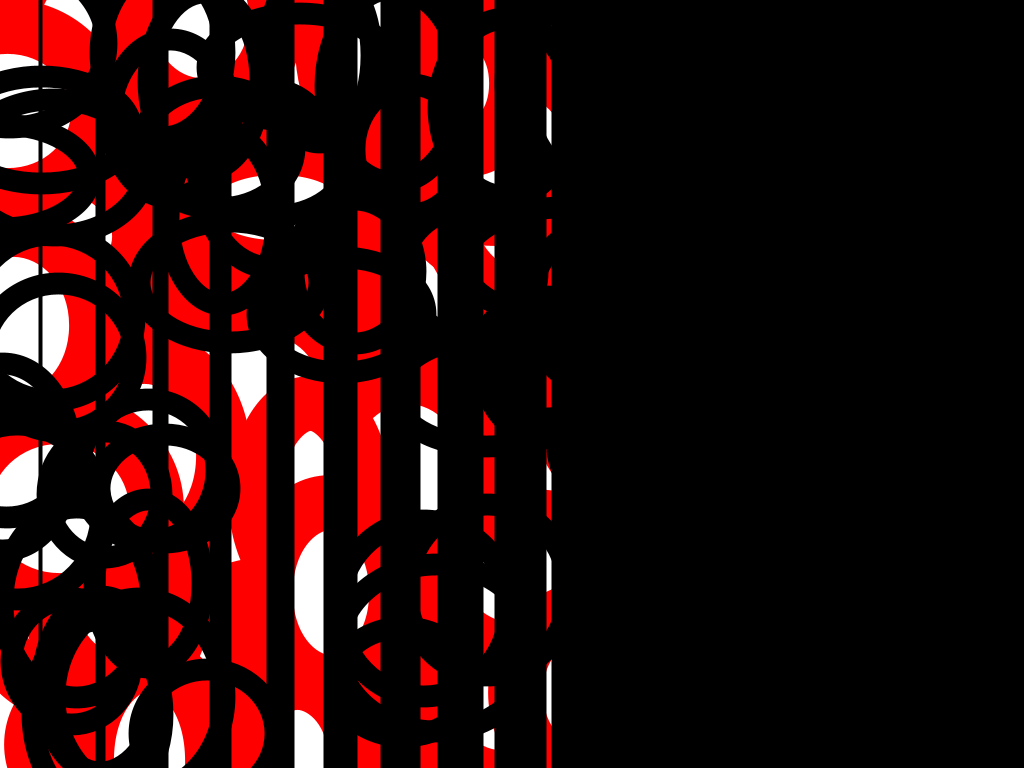
Frame 1 (no input)
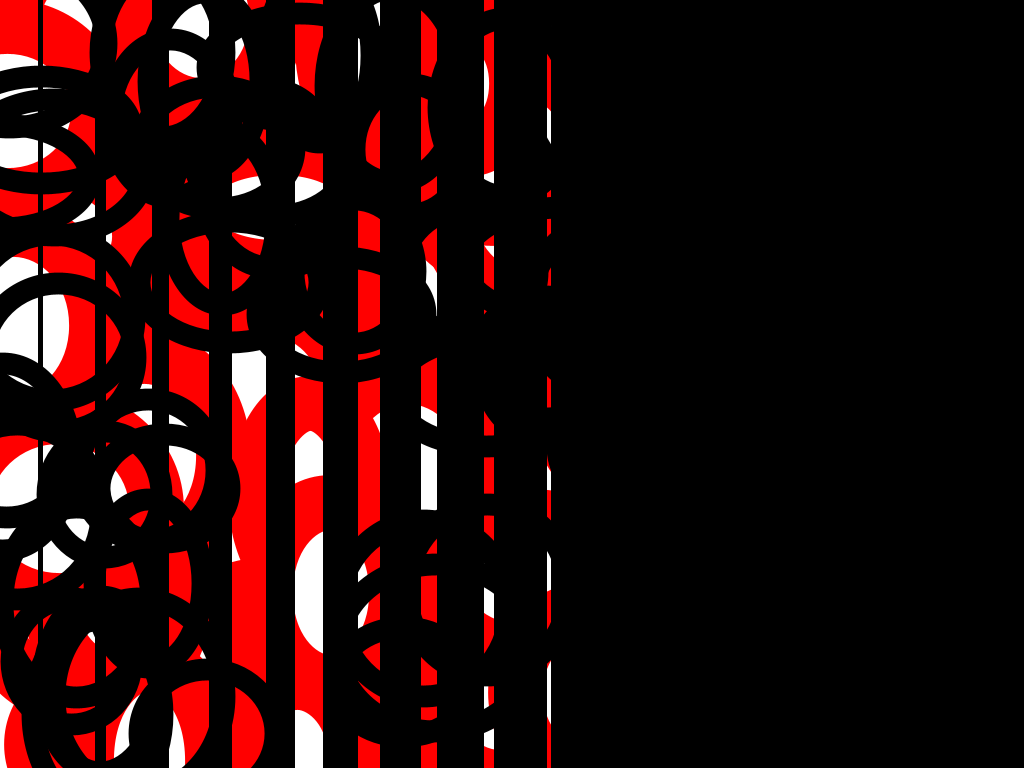
Frame 60 (the mouse pressed at the canvas centre just before this capture)
Frame 120 (the mouse held since frame 60 and released just before this capture): identical to frame 60, image omitted

The Processing sketch that drew these frames (run headless with seeded random() and noise(); from frame 60 on, the mouse is pressed at the canvas centre):

// Processing sketch: processing_70079
// ── processing_70079.pde

int spaceX = 10;
int width = 1024;
int height = 768;

void setup()
{
  size(1024,768);
  smooth();
  background(255,255,255);
  stroke(0,0,0);
  
  strokeWeight(random(50, 60));
  stroke(255,0,0);
  for(int i = 0; i < 100; i++)
  {
  ellipse(random(0,width), random(0, height), random(100,200), random(100,200));
  }
  
  strokeWeight(random(50, 60));
  stroke(255,0,0);
  for(int i = 0; i < 100; i++)
  {
  ellipse(random(0,width), random(0, height), random(100,200), random(100,200));
  }
  
  stroke(0,0,0);
  noFill();
  strokeWeight(random(20,30));
  for(int i = 0; i < 75; i++)
  {
  ellipse(random(0,width), random(0, height), random(100,200), random(100,200));
  }
  
  
}

void draw()
{
  
  fill(0,0,0);
  //rect(0,0,500,768);
  
  for(int i=1024; i >= 0; i = i = i - 6)
  {
  strokeWeight(i);
  line(spaceX * i, 0, spaceX * i, height);  
  }
  
  
}
